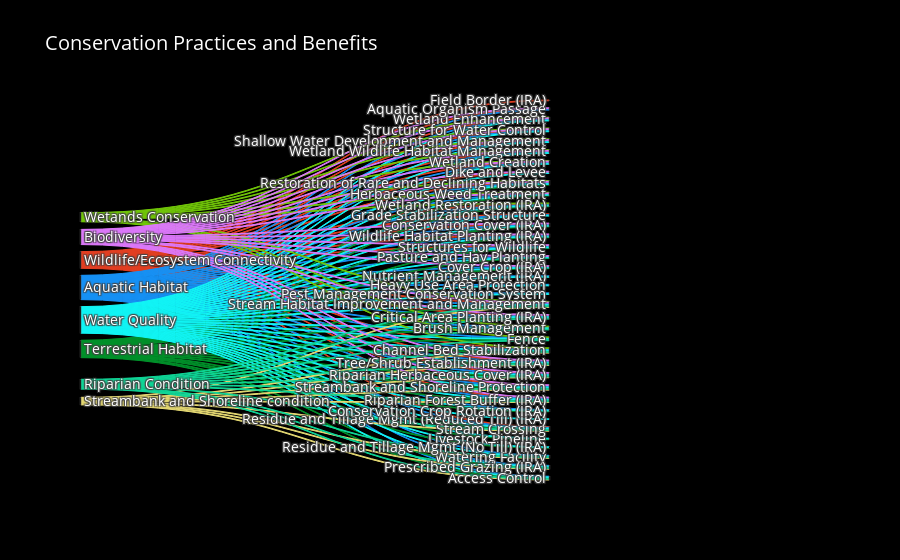

Notebook cell for this chart:
### Code cell
fig = go.Figure(data=[go.Sankey(
    node = dict(
      thickness = 1,
      color = 'black',
      label = labels,
      hoverinfo='none', 
    ),
    link = dict(
      source = long_data['source_idx'],
      target = long_data['target_idx'],
      value = long_data['value'],
      color = long_data['color'],
      hovertemplate = '%{source.label} benefits %{target.label}<extra></extra>',
      hoverlabel = dict(bgcolor = 'black', font=dict(size=14)),
      hovercolor = 'white',
  ))])

fig.update_layout(title_text="Conservation Practices and Benefits", 
                  font_size=14,
                  font_color='white',
                  title_x
                  height=1200, 
                  margin=dict(r=350), 
                  paper_bgcolor='black')
fig.update_traces(textfont_color='white', selector=dict(type='sankey'))
js = '''
const TEXTPAD = 3; // constant used by Plotly.js

function sankeyNodeLabelsAlign(position, forcePos) {
  const textAnchor = {left: 'end', right: 'start', center: 'middle'}[position];
  const nodes = gd.getElementsByClassName('sankey-node');

  for (const node of nodes) {
    const d = node.__data__;
    const label = node.getElementsByClassName('node-label').item(0);

    // Ensure to reset any previous modifications
    label.setAttribute('x', 0);

    if (!d.horizontal)
      continue;

    // This is how Plotly's default text positioning is computed (coordinates
    // are relative to that of the cooresponding node).
    const padX = d.nodeLineWidth / 2 + TEXTPAD;
    const posX = padX + d.visibleWidth;
    let x;

    switch (position) {
      case 'left':
        if (d.left || d.node.originalLayer === 0 && !forcePos)
          continue;
        x = -posX - padX;
        break;

      case 'right':
        if (!d.left || !forcePos)
          continue;
        x = posX + padX;
        break;

      case 'center':
        if (!forcePos && (d.left || d.node.originalLayer === 0))
          continue;
        x = (d.nodeLineWidth + d.visibleWidth)/2 + (d.left ? padX : -posX);
        break;
    }

    label.setAttribute('x', x);
    label.setAttribute('text-anchor', textAnchor);
  }
}

const gd = document.getElementById('{plot_id}');
const position = 'right';
const forcePos = true;

gd.on('plotly_afterplot', sankeyNodeLabelsAlign.bind(gd, position, forcePos));
gd.emit('plotly_afterplot');
'''

fig.show(post_script=[js])

### Figure 1 — Plotly figure (JSON) as saved in the notebook; plotly's stock layout.template omitted (floating-point values rounded to 4 significant figures; data arrays with more than 128 entries replaced by an {"elided": "..."} marker saying what was removed)
{"data": [{"link": {"color": {"elided": "416 str values"}, "hovercolor": "white", "hoverlabel": {"bgcolor": "black", "font": {"size": 14}}, "hovertemplate": "%{source.label} benefits %{target.label}<extra></extra>", "source": {"elided": "416 int values"}, "target": {"elided": "416 int values"}, "value": {"elided": "416 int values"}}, "node": {"color": "black", "hoverinfo": "none", "label": ["Wetland Enhancement", "Aquatic Organism Passage", "Herbaceous Weed Treatment", "Structure for Water Control", "Shallow Water Development and Management", "Water Quality", "Biodiversity", "Wetland Wildlife Habitat Management", "Tree/Shrub Establishment (IRA)", "Pond", "Riparian Condition", "Wetland Restoration (IRA)", "Watering Facility", "Wetland Creation", "Riparian Herbaceous Cover (IRA)", "Range planting (IRA)", "Nutrient Management (IRA)", "Spring Development", "Grassed Waterway (IRA)", "Conservation Cover (IRA)", "Heavy Use Area Protection", "Field Border (IRA)", "Micro-irrigation", "Pasture and Hay Planting", "Forest Stand Improvement (IRA)", "Drainage Water Management", "Restoration of Rare and Declining Habitats", "Sprinkler system", "Pest Management Conservation System", "Streambank and Shoreline Protection", "Water Well", "Wildlife/Ecosystem Connectivity", "Mulching (IRA)", "Pumping Plant", "Brush Management", "Channel Bed Stabilization", "Streambank and Shoreline condition", "Riparian Forest Buffer (IRA)", "Livestock Pipeline", "Stream Habitat Improvement and Management", "Wildlife Habitat Planting (IRA)", "Aquatic Habitat", "Prescribed Grazing (IRA)", "Access Control", "Tree/Shrub Site Preparation", "Diversion", "Stream Crossing", "Dike and Levee", "Lined waterway or outlet", "Structures for Wildlife", "Terrestrial Habitat", "Wetands Conservation", "Residue and Tillage Mgmt (Reduced Till) (IRA)", "Cover Crop (IRA)", "Fence", "Grade Stabilization Structure", "Prescribed Burning (IRA)", "Conservation Crop Rotation (IRA)", "Residue and Tillage Mgmt (No Till) (IRA)", "Critical Area Planting (IRA)"], "thickness": 1}, "textfont": {"color": "white"}, "type": "sankey"}], "layout": {"autosize": true, "font": {"color": "white", "size": 14}, "margin": {"r": 350}, "paper_bgcolor": "black", "title": {"text": "Conservation Practices and Benefits"}}}
